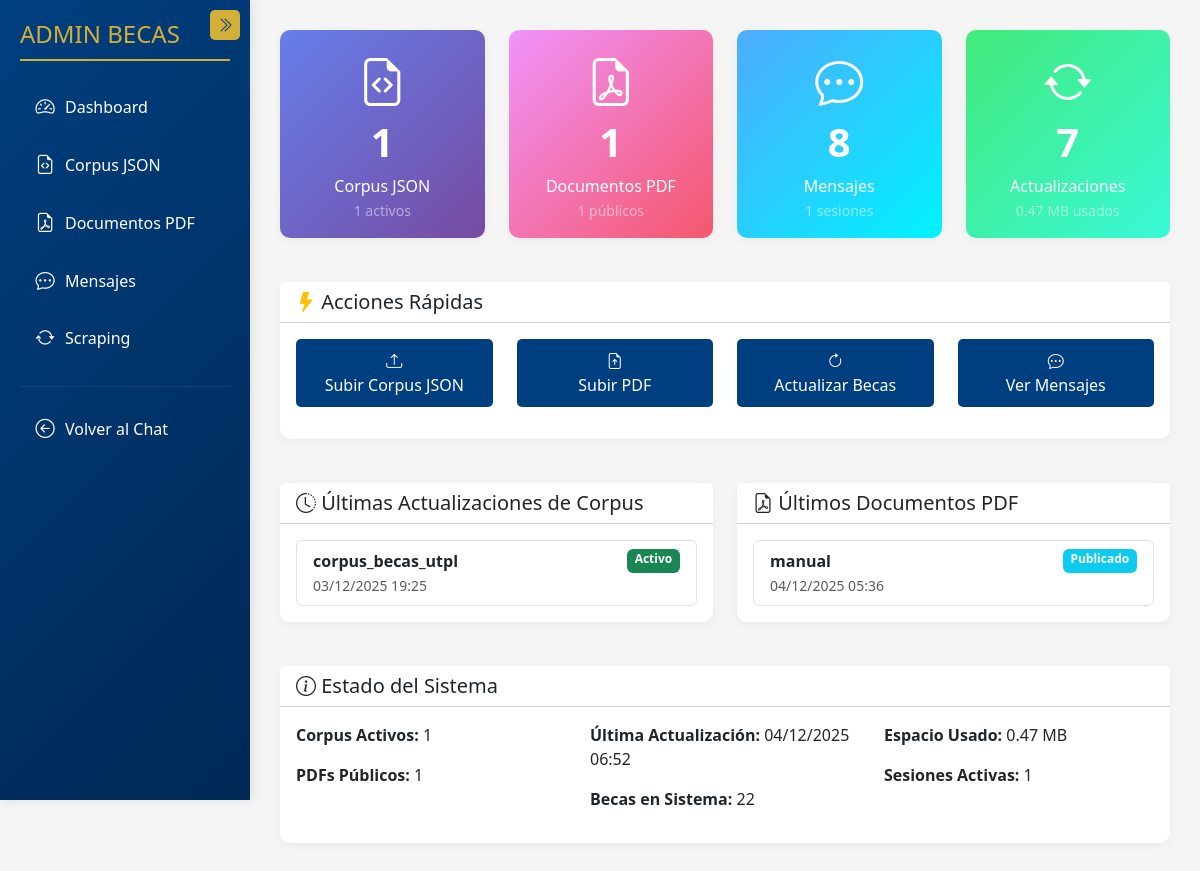
Page /admin-panel/ on the committed database.
### myapp/models.py (models this page shows, shortened)
class JSONCorpus(models.Model):
    CORPUS_TYPES = [
        ('becas', 'Corpus de Becas'),
        ('faqs', 'Preguntas Frecuentes'),
        ('general', 'Datos Generales'),
        ('custom', 'Personalizado'),
    ]
    name = models.CharField(
        max_length=200,
        unique=True,
        help_text="Nombre identificador del corpus (ej: 'becas_utpl_2024')"
    )
    corpus_type = models.CharField(
        max_length=20,
        choices=CORPUS_TYPES,
        default='general',
        help_text="Tipo de corpus de datos"
    )
    description = models.TextField(
        blank=True,
        help_text="Descripción del contenido del corpus"
    )
    file = models.FileField(
        upload_to='corpus_json/%Y/%m/',
        validators=[FileExtensionValidator(allowed_extensions=['json'])],
        help_text="Archivo JSON con el corpus de datos"
    )
    version = models.CharField(
        max_length=50,
        blank=True,
        help_text="Versión del corpus (ej: 1.0, 2024-Q1)"
    )
    is_active = models.BooleanField(
        default=True,
        help_text="Indica si este corpus está activo para uso"
    )
    records_count = models.IntegerField(
        default=0,
        help_text="Número de registros en el corpus"
    )
    file_size = models.BigIntegerField(
        default=0,
        help_text="Tamaño del archivo en bytes"
    )
    created_at = models.DateTimeField(
        default=timezone.now,
        help_text="Fecha de creación"
    )
    updated_at = models.DateTimeField(
        auto_now=True,
        help_text="Última actualización"
    )
    created_by = models.CharField(
        max_length=100,
        blank=True,
        help_text="Usuario que creó el corpus"
    )
    class Meta:
        ordering = ['-created_at']
        verbose_name = "Corpus JSON"
        verbose_name_plural = "Corpus JSON"
        indexes = [
            models.Index(fields=['corpus_type', 'is_active']),
            models.Index(fields=['-created_at']),
        ]

class PDFDocument(models.Model):
    DOCUMENT_TYPES = [
        ('report', 'Reporte'),
        ('guide', 'Guía'),
        ('manual', 'Manual'),
        ('regulations', 'Reglamento'),
        ('form', 'Formulario'),
        ('other', 'Otro'),
    ]
    STATUS_CHOICES = [
        ('draft', 'Borrador'),
        ('published', 'Publicado'),
        ('archived', 'Archivado'),
    ]
    title = models.CharField(
        max_length=250,
        help_text="Título del documento"
    )
    document_type = models.CharField(
        max_length=20,
        choices=DOCUMENT_TYPES,
        default='report',
        help_text="Tipo de documento"
    )
    description = models.TextField(
        blank=True,
        help_text="Descripción del contenido"
    )
    file = models.FileField(
        upload_to='documents_pdf/%Y/%m/',
        validators=[FileExtensionValidator(allowed_extensions=['pdf'])],
        help_text="Archivo PDF"
    )
    version = models.CharField(
        max_length=50,
        blank=True,
        help_text="Versión del documento"
    )
    status = models.CharField(
        max_length=20,
        choices=STATUS_CHOICES,
        default='draft',
        help_text="Estado del documento"
    )
    tags = models.CharField(
        max_length=500,
        blank=True,
        help_text="Etiquetas separadas por comas (ej: becas,postgrado,2024)"
    )
    is_public = models.BooleanField(
        default=False,
        help_text="¿Documento público para descarga?"
    )
    file_size = models.BigIntegerField(
        default=0,
        help_text="Tamaño del archivo en bytes"
    )
    page_count = models.IntegerField(
        default=0,
        blank=True,
        help_text="Número de páginas del PDF"
    )
    processed_for_vectordb = models.BooleanField(
        default=False,
        help_text="¿Procesado en la base de datos vectorial?"
    )
    related_corpus = models.ForeignKey(
        JSONCorpus,
        on_delete=models.SET_NULL,
        null=True,
        blank=True,
        related_name='related_pdfs',
        help_text="Corpus JSON relacionado (opcional)"
    )
    created_at = models.DateTimeField(
        default=timezone.now,
        help_text="Fecha de creación"
    )
    updated_at = models.DateTimeField(
        auto_now=True,
        help_text="Última actualización"
    )
    created_by = models.CharField(
        max_length=100,
        blank=True,
        help_text="Usuario que subió el documento"
    )
    class Meta:
        ordering = ['-created_at']
        verbose_name = "Documento PDF"
        verbose_name_plural = "Documentos PDF"
        indexes = [
            models.Index(fields=['document_type', 'status']),
            models.Index(fields=['is_public']),
            models.Index(fields=['-created_at']),
        ]

class ScrapingLog(models.Model):
    executed_at = models.DateTimeField(
        default=timezone.now,
        db_index=True,
        help_text="Fecha y hora de ejecución"
    )
    success = models.BooleanField(
        default=False,
        help_text="Indica si el scraping fue exitoso"
    )
    num_becas = models.IntegerField(
        default=0,
        help_text="Número de becas extraídas"
    )
    error_message = models.TextField(
        blank=True,
        null=True,
        help_text="Mensaje de error si falló"
    )
    class Meta:
        ordering = ['-executed_at']
        verbose_name = "Log de Scraping"
        verbose_name_plural = "Logs de Scraping"

### myapp/views.py (the view)
# urls.py: path('admin-panel/', views.admin_panel, name='admin_panel'),
def admin_panel(request):
    try:
        from myapp.models import ChatMessage, JSONCorpus, PDFDocument, ScrapingLog
        from django.db.models import Sum
        import os
        total_corpus = JSONCorpus.objects.count()
        active_corpus = JSONCorpus.objects.filter(is_active=True).count()
        total_pdfs = PDFDocument.objects.count()
        public_pdfs = PDFDocument.objects.filter(is_public=True).count()
        total_messages = ChatMessage.objects.count()
        active_sessions = ChatMessage.objects.values('session_key').distinct().count()
        total_scrapings = ScrapingLog.objects.filter(success=True).count()
        last_scraping = ScrapingLog.objects.filter(success=True).order_by('-executed_at').first()
        total_size = 0
        corpus_size = JSONCorpus.objects.aggregate(total=Sum('file_size'))['total'] or 0
        pdf_size = PDFDocument.objects.aggregate(total=Sum('file_size'))['total'] or 0
        total_size = (corpus_size + pdf_size) / (1024 * 1024)  # Convertir a MB
        stats = {
            'total_corpus': total_corpus,
            'active_corpus': active_corpus,
            'total_pdfs': total_pdfs,
            'public_pdfs': public_pdfs,
            'total_messages': total_messages,
            'total_scrapings': total_scrapings,
            'total_size_mb': round(total_size, 2),
            'active_sessions': active_sessions
        }
        recent_corpus = JSONCorpus.objects.all().order_by('-created_at')[:5]
        recent_pdfs = PDFDocument.objects.all().order_by('-created_at')[:5]
        context = {
            'stats': stats,
            'recent_corpus': recent_corpus,
            'recent_pdfs': recent_pdfs,
            'last_scraping': last_scraping,
            'section': 'dashboard',
        }
        print(f"Dashboard Stats: {stats}", flush=True)
        return render_partial_or_base(request, 'admin_panel', context)
    except Exception as e:
        print(f"Error en admin_panel: {e}", flush=True)
        import traceback
        traceback.print_exc()
        context = {
            'stats': {
                'total_corpus': 0,
                'active_corpus': 0,
                'total_pdfs': 0,
                'public_pdfs': 0,
                'total_messages': 0,
                'total_scrapings': 0,
                'total_size_mb': 0,
                'active_sessions': 0
            },
            'recent_corpus': [],
            'recent_pdfs': [],
            'last_scraping': None,
            'section': 'dashboard',
        }
        return render_partial_or_base(request, 'admin_panel', context)

### myapp/templates/partials/admin_panel.html (shortened to what this page needs)
<div class="row">
    <div class="col-md-3">
        <div class="card stat-card">
            <div class="card-body text-center">
                <i class="bi bi-file-earmark-code" style="font-size: 3rem;"></i>
                <h3>{{ stats.total_corpus|default:0 }}</h3>
                <p class="mb-0">Corpus JSON</p>
                <small class="text-white-50">{{ stats.active_corpus|default:0 }} activos</small>
            </div>
        </div>
    </div>
    <div class="col-md-3">
        <div class="card stat-card" style="background: linear-gradient(135deg, #f093fb 0%, #f5576c 100%);">
            <div class="card-body text-center">
                <i class="bi bi-file-earmark-pdf" style="font-size: 3rem;"></i>
                <h3>{{ stats.total_pdfs|default:0 }}</h3>
                <p class="mb-0">Documentos PDF</p>
                <small class="text-white-50">{{ stats.public_pdfs|default:0 }} públicos</small>
            </div>
        </div>
    </div>
    <div class="col-md-3">
        <div class="card stat-card" style="background: linear-gradient(135deg, #4facfe 0%, #00f2fe 100%);">
            <div class="card-body text-center">
                <i class="bi bi-chat-dots" style="font-size: 3rem;"></i>
                <h3>{{ stats.total_messages|default:0 }}</h3>
                <p class="mb-0">Mensajes</p>
                <small class="text-white-50">{{ stats.active_sessions|default:0 }} sesiones</small>
            </div>
        </div>
    </div>
    <div class="col-md-3">
        <div class="card stat-card" style="background: linear-gradient(135deg, #43e97b 0%, #38f9d7 100%);">
            <div class="card-body text-center">
                <i class="bi bi-arrow-repeat" style="font-size: 3rem;"></i>
                <h3>{{ stats.total_scrapings|default:0 }}</h3>
                <p class="mb-0">Actualizaciones</p>
                <small class="text-white-50">{{ stats.total_size_mb|default:0 }} MB usados</small>
            </div>
        </div>
    </div>
</div>
<div class="row mt-4">
    <div class="col-md-12">
        <div class="card">
            <div class="card-header bg-white">
                <h5 class="mb-0"><i class="bi bi-lightning-fill text-warning"></i> Acciones Rápidas</h5>
            </div>
            <div class="card-body">
                <div class="row">
                    <div class="col-md-3 text-center mb-3">
                        <a href="{% url 'admin_corpus_upload' %}" class="btn btn-utpl w-100 nav-ajax" data-link>
                            <i class="bi bi-upload"></i><br>Subir Corpus JSON
                        </a>
                    </div>
                    <div class="col-md-3 text-center mb-3">
                        <a href="{% url 'admin_pdf_upload' %}" class="btn btn-utpl w-100 nav-ajax" data-link>
                            <i class="bi bi-file-earmark-arrow-up"></i><br>Subir PDF
                        </a>
                    </div>
                    <div class="col-md-3 text-center mb-3">
                        <form method="post" action="{% url 'admin_run_scraping' %}" id="quickScrapingForm">
                            <button type="submit" class="btn btn-utpl w-100">
                                <i class="bi bi-arrow-clockwise"></i><br>Actualizar Becas
                            </button>
                        </form>
                    </div>
                    <div class="col-md-3 text-center mb-3">
                        <a href="{% url 'admin_messages' %}" class="btn btn-utpl w-100 nav-ajax" data-link>
                            <i class="bi bi-chat-dots"></i><br>Ver Mensajes
                        </a>
                    </div>
                </div>
            </div>
        </div>
    </div>
</div>
<div class="row mt-4">
    <div class="col-md-6">
        <div class="card">
            <div class="card-header bg-white">
                <h5 class="mb-0"><i class="bi bi-clock-history"></i> Últimas Actualizaciones de Corpus</h5>
            </div>
            <div class="card-body">
                {% if recent_corpus %}
                    <div class="list-group">
                        {% for corpus in recent_corpus %}
                        <div class="list-group-item">
                            <div class="d-flex justify-content-between">
                                <strong>{{ corpus.name }}</strong>
                                <span class="badge {% if corpus.is_active %}bg-success{% else %}bg-secondary{% endif %}">
                                    {% if corpus.is_active %}Activo{% else %}Inactivo{% endif %}
                                </span>
                            </div>
                            <small class="text-muted">{{ corpus.created_at|date:"d/m/Y H:i" }}</small>
                        </div>
                        {% endfor %}
                    </div>
                {% else %}
                    <p class="text-muted mb-0">No hay corpus registrados.</p>
                {% endif %}
            </div>
        </div>
    </div>
    <div class="col-md-6">
        <div class="card">
            <div class="card-header bg-white">
                <h5 class="mb-0"><i class="bi bi-file-earmark-pdf"></i> Últimos Documentos PDF</h5>
            </div>
            <div class="card-body">
                {% if recent_pdfs %}
                    <div class="list-group">
                        {% for pdf in recent_pdfs %}
                        <div class="list-group-item">
                            <div class="d-flex justify-content-between">
                                <strong>{{ pdf.title }}</strong>
                                <span class="badge bg-info">{{ pdf.get_status_display }}</span>
                            </div>
                            <small class="text-muted">{{ pdf.created_at|date:"d/m/Y H:i" }}</small>
                        </div>
                        {% endfor %}
                    </div>
                {% else %}
                    <p class="text-muted mb-0">No hay documentos PDF registrados.</p>
                {% endif %}
            </div>
        </div>
    </div>
</div>
<div class="row mt-4">
    <div class="col-md-12">
        <div class="card">
            <div class="card-header bg-white">
                <h5 class="mb-0"><i class="bi bi-info-circle"></i> Estado del Sistema</h5>
            </div>
            <div class="card-body">
                <div class="row">
                    <div class="col-md-4">
                        <p><strong>Corpus Activos:</strong> {{ stats.active_corpus|default:0 }}</p>
                        <p><strong>PDFs Públicos:</strong> {{ stats.public_pdfs|default:0 }}</p>
                    </div>
                    <div class="col-md-4">
                        <p><strong>Última Actualización:</strong>
                            {% if last_scraping %}{{ last_scraping.executed_at|date:"d/m/Y H:i" }}{% else %}Nunca{% endif %}
                        </p>
                        <p><strong>Becas en Sistema:</strong>
                            {% if last_scraping %}{{ last_scraping.num_becas }}{% else %}0{% endif %}
                        </p>
                    </div>
                    <div class="col-md-4">
                        <p><strong>Espacio Usado:</strong> {{ stats.total_size_mb|default:0 }} MB</p>
                        <p><strong>Sesiones Activas:</strong> {{ stats.active_sessions|default:0 }}</p>
                    </div>
                </div>
            </div>
        </div>
    </div>
</div>

### rows in the picture
JSONCorpus: name "corpus_becas_utpl", is_active "Activo", created_at "03/12/2025 19:25"
PDFDocument: title "manual", status "Publicado", created_at "04/12/2025 05:36"
ScrapingLog: executed_at "04/12/2025 06:52", num_becas "22"

### other values in the picture
{{ stats.total_corpus|default:0 }} "1"
{{ stats.active_corpus|default:0 }} "1"
{{ stats.total_pdfs|default:0 }} "1"
{{ stats.public_pdfs|default:0 }} "1"
{{ stats.total_messages|default:0 }} "8"
{{ stats.active_sessions|default:0 }} "1"
{{ stats.total_scrapings|default:0 }} "7"
{{ stats.total_size_mb|default:0 }} "0.47"
